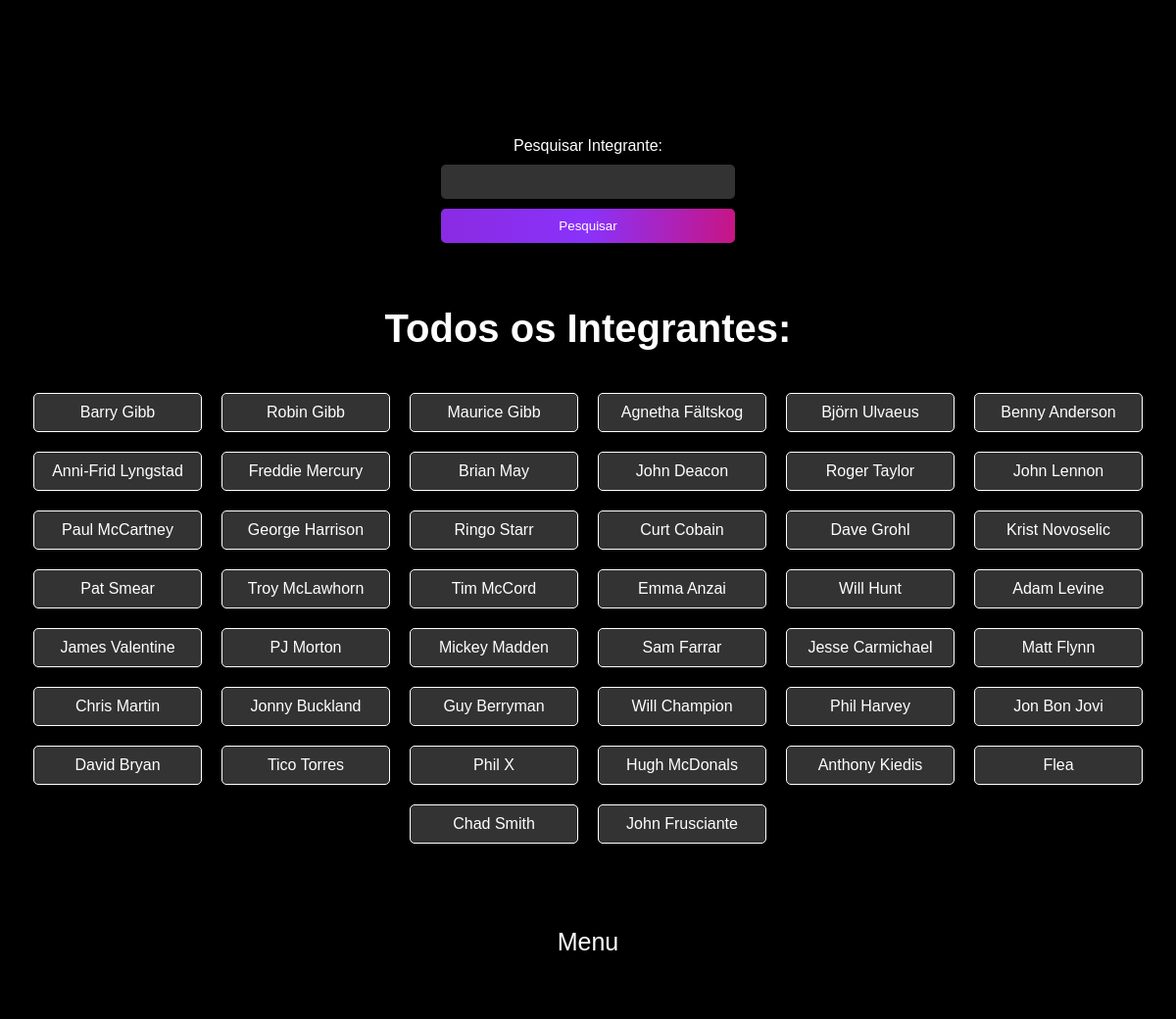
The page /Definitive_PHP/pesquisaMembros.php on the database its author committed.
### tables this page shows
CREATE TABLE integrantes (
    id INT AUTO_INCREMENT PRIMARY KEY,
    nome VARCHAR(255) NOT NULL,
    banda_id INT NOT NULL,
    FOREIGN KEY (banda_id) REFERENCES bandas(id)
);

### Definitive_PHP/pesquisaMembros.php (the view, shortened to what this page needs)
<!DOCTYPE html>
<html lang="pt-br">
<head>
</head>
<body>
    <div class="stars"></div>
    <div class="form-container">
        <form action="" method="get">
            <label for="search">Pesquisar Integrante:</label>
            <input type="text" id="search" name="search" />
            <input type="submit" value="Pesquisar" />
    </div>
        <?php try {
                $connection = new PDO("mysql:host=localhost;dbname=POP_BD", "root", "");
                $connection->exec("set names utf8");
            } catch (PDOException $e) {
                echo "Falha: " . $e->getMessage();
                exit();
            }
            if (isset($_GET['search']) && $_GET['search'] != '') {
                $search_term = $_GET['search'];
                $search_term = strtolower($search_term);
                $rs = $connection->prepare("SELECT nome FROM integrantes WHERE LOWER(nome) LIKE :search");
                $rs->bindParam(':search', $search_term);
                $rs->execute();
                $integrantes = $rs->fetchAll(PDO::FETCH_OBJ);
                if (count($integrantes) == 0) {
                    echo '<p class="error">Não foi encontrado o integrante com o nome "' . $search_term . '"</p>';
                } else {
                    echo '<h2>Resultado da Pesquisa:</h2>';
                    echo '<div class="integrantes">';
                    foreach ($integrantes as $integrante) {
                        echo '<div class="integrante">' . $integrante->nome . '</div>';
                    }
                    echo '</div>';
                }
            } else {
                $rs = $connection->prepare("SELECT nome FROM integrantes");
                $rs->execute();
                $integrantes = $rs->fetchAll(PDO::FETCH_OBJ);
                echo '<h2>Todos os Integrantes:</h2>';
                echo '<div class="integrantes">';
                foreach ($integrantes as $i => $integrante) {
                    echo '<div class="integrante">' . $integrante->nome . '</div>';
                }
                echo '</div>';
            }
        ?>
        <div class="form-container">
            <p><a href="Menu.html">Menu</a></p>
        </div>
</body>
</html>

### Definitive_PHP/pesquisaMembros.php (style rules this page uses)
body { margin-top:10%; font-family: sans-serif; background-color: black; color: white; text-align: center; }
h2 { color: white; font-size: 40px; }
.form-container { width: 300px; margin: 40px auto; padding: 20px; background-color: black; border-radius: 5px; }
input[type="text"], input[type="submit"], select { padding: 10px; margin: 5px 0; border: none; border-radius: 5px; background-color: #333; color: #fff; width: 100%; box-sizing: border-box; }
input[type="submit"] { background-image: linear-gradient(to right, rgb(138, 43, 226), rgb(138, 50, 250), rgb(199, 21, 133)); cursor: pointer; }
label { display: block; margin-bottom: 5px; }
a { text-decoration: none; color:white; font-size: 25px; }
.stars { position: fixed; top: 0; left: 0; width: 100%; height: 100%; pointer-events: none; z-index: -1; }
.integrantes { display: flex; flex-wrap: wrap; justify-content: center; }
.integrante { margin: 10px; padding: 10px; border: 1px solid white; border-radius: 5px; background-color: #333; color: white; width: 150px; text-align: center; }

### rows shown on the page
integrantes: nome "Barry Gibb"
integrantes: nome "Robin Gibb"
integrantes: nome "Maurice Gibb"
integrantes: nome "Agnetha Fältskog"
integrantes: nome "Björn Ulvaeus"
integrantes: nome "Benny Anderson"
integrantes: nome "Anni-Frid Lyngstad"
integrantes: nome "Freddie Mercury"
integrantes: nome "Brian May"
integrantes: nome "John Deacon"
integrantes: nome "Roger Taylor"
integrantes: nome "John Lennon"
integrantes: nome "Paul McCartney"
integrantes: nome "George Harrison"
integrantes: nome "Ringo Starr"
integrantes: nome "Curt Cobain"
integrantes: nome "Dave Grohl"
integrantes: nome "Krist Novoselic"
integrantes: nome "Pat Smear"
integrantes: nome "Troy McLawhorn"
integrantes: nome "Tim McCord"
integrantes: nome "Emma Anzai"
integrantes: nome "Will Hunt"
integrantes: nome "Adam Levine"
integrantes: nome "James Valentine"
integrantes: nome "PJ Morton"
integrantes: nome "Mickey Madden"
integrantes: nome "Sam Farrar"
integrantes: nome "Jesse Carmichael"
integrantes: nome "Matt Flynn"
integrantes: nome "Chris Martin"
integrantes: nome "Jonny Buckland"
integrantes: nome "Guy Berryman"
integrantes: nome "Will Champion"
integrantes: nome "Phil Harvey"
integrantes: nome "Jon Bon Jovi"
integrantes: nome "David Bryan"
integrantes: nome "Tico Torres"
integrantes: nome "Phil X"
integrantes: nome "Hugh McDonals"
integrantes: nome "Anthony Kiedis"
integrantes: nome "Flea"
integrantes: nome "Chad Smith"
integrantes: nome "John Frusciante"
